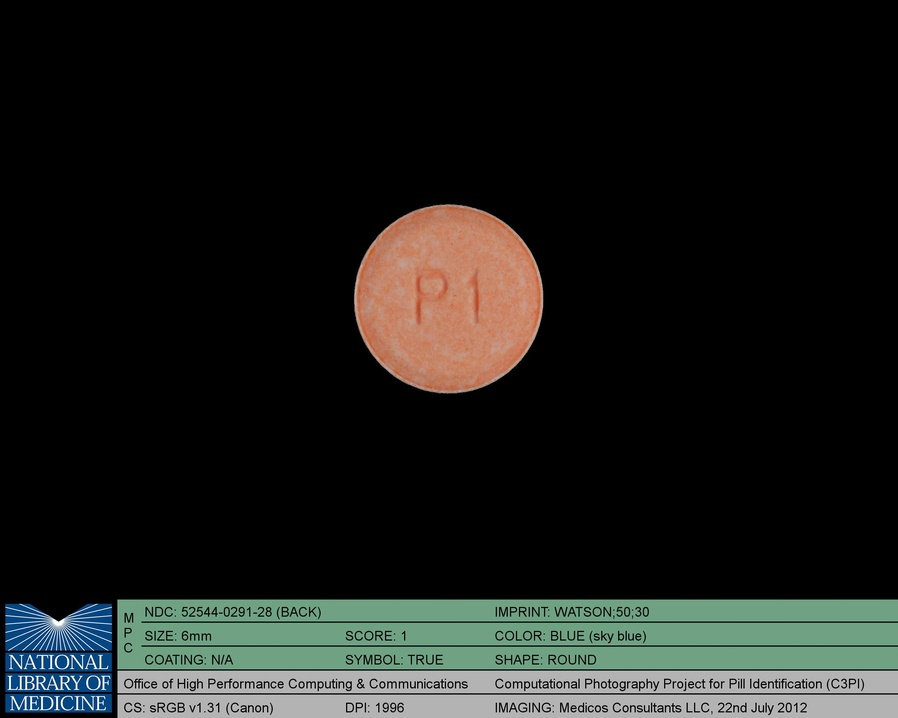
#> input picture dataset/train/images/100346_png.rf.787f8ee5221836c0d5bb952979370254.jpg, 898 x 718 px, shrunk from 2400 x 1920 before the run
$ python -i prepare_yolo_dataset.py   (imports and definitions only)
#> lines starting #> are read from the running program, lines starting #| are printed output that depends on the picture; after the words box and inside, x2 and y2 are one past the last pixel; in counts of white or black regions, pixels touching at a corner belong together
#> further down, picture is the input picture: shape (718, 898, 3); mean B, G, R 26.3, 29.1, 27.3
"""
prepare_yolo_dataset.py

Builds yolo_dataset/images and yolo_dataset/labels (train and val) from:
  - pillbox_production_images_full_202008.zip  -> class 0 "pill" (boxes estimated automatically)
  - val2017.zip (COCO)                          -> class 1 "not_pill" (empty label files)

Pill images are kept only if they match a row in the Pillbox CSV.
Both classes are sampled to the same count, then split TRAIN_FRACTION / (1 - TRAIN_FRACTION).

Run from the gullhacks folder:  python prepare_yolo_dataset.py
"""
import csv
import random
import zipfile
from collections import Counter
from pathlib import Path

import cv2
import numpy as np

# ---------------- settings ----------------
ROOT = Path(__file__).resolve().parent
PILL_ZIP = ROOT / "pillbox_production_images_full_202008.zip"
COCO_ZIP = ROOT / "val2017.zip"
CSV_PATH = ROOT / "Pillbox_-_Archived_Data_20261107.csv"
OUT = ROOT / "yolo_dataset"

# First run: leave as None. The script prints the CSV columns and exits.
# Then set it to the column whose values match the image filenames.
CSV_KEY_COLUMN = "splimage"

# "prefix": filename before the first "_" must match the CSV value
# "stem":   whole filename (without extension) must match the CSV value
MATCH_MODE = "prefix"

TRAIN_FRACTION = 0.8
SEED = 42
CLEAR_EXISTING = False       # True deletes old .jpg/.png/.txt in the output folders first
IMAGE_EXTS = (".jpg", ".jpeg", ".png")
PILL_CLASS = 0
NOT_PILL_CLASS = 1
# -----------------------------------------


# [15 lines left out: functions print_csv_columns, load_csv_keys, not called in this run]


def image_key(member_name):
    stem = Path(member_name).stem
    return stem.split("_")[0] if MATCH_MODE == "prefix" else stem


def is_image(member_name):
    return member_name.lower().endswith(IMAGE_EXTS) and "__MACOSX" not in member_name


def decode(data_bytes):
    return cv2.imdecode(np.frombuffer(data_bytes, np.uint8), cv2.IMREAD_COLOR)


def pill_label(img):
    """Estimate one YOLO box around the pill; fall back to the whole image."""
    h, w = img.shape[:2]
#> h = 718; w = 898
    gray = cv2.GaussianBlur(cv2.cvtColor(img, cv2.COLOR_BGR2GRAY), (5, 5), 0)
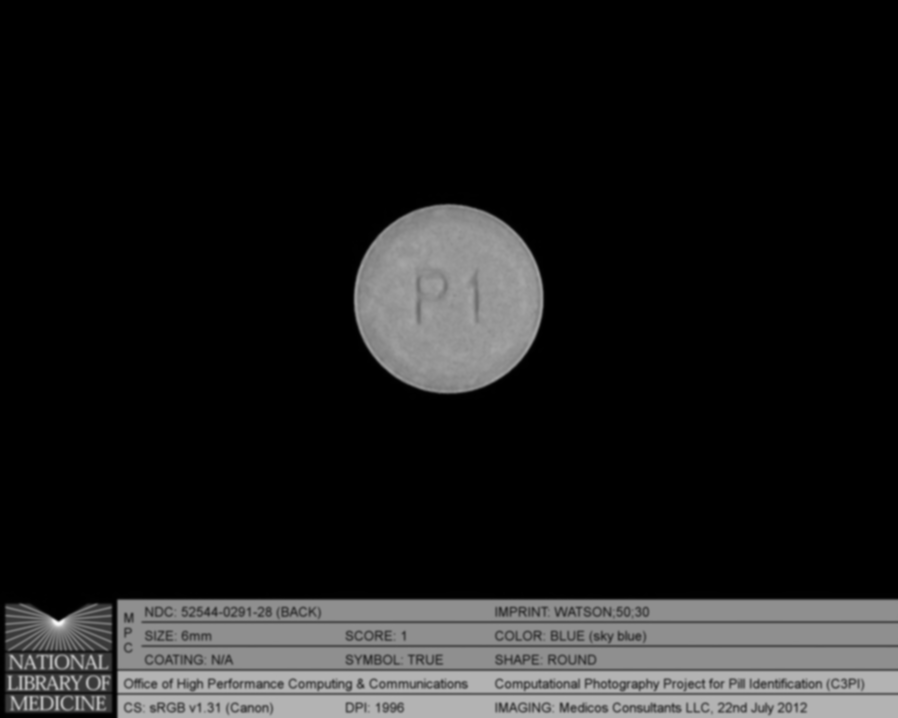
#> gray: shape (718, 898); min 0, max 248, mean 28.2
    # Assumes pills are darker than the background (inverted Otsu)
    _, mask = cv2.threshold(gray, 0, 255, cv2.THRESH_BINARY_INV + cv2.THRESH_OTSU)
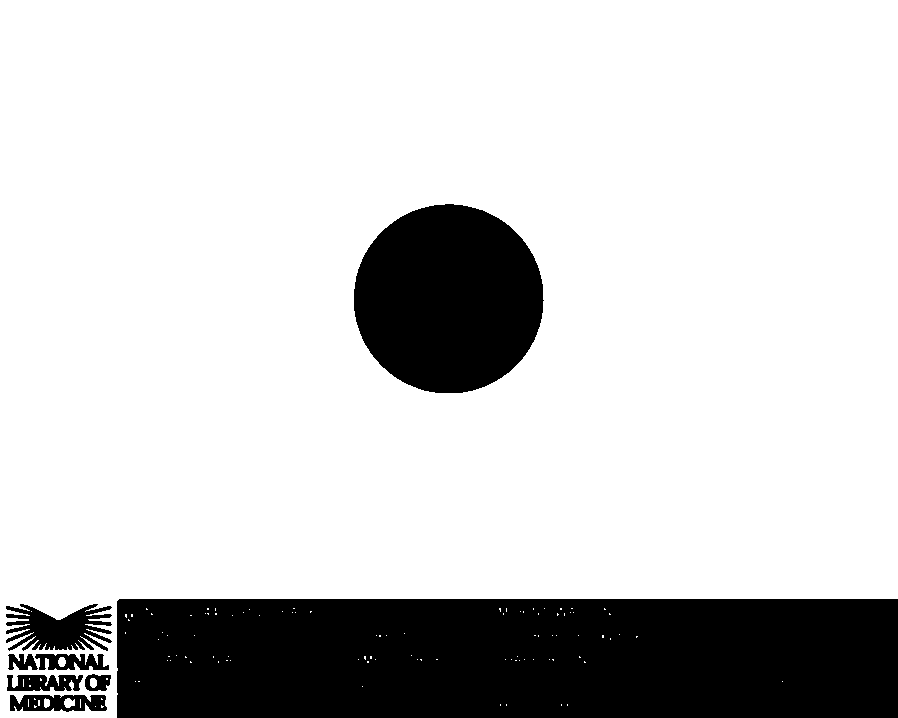
#> mask: shape (718, 898); 80.2% white; 8 black regions
    cnts, _ = cv2.findContours(mask, cv2.RETR_EXTERNAL, cv2.CHAIN_APPROX_SIMPLE)
#> cnts = 94 contours, 93 with area under 20; largest, box (x1, y1, x2, y2) and area: (0, 0, 898, 718) 550220
    x, y, bw, bh = 0, 0, w, h
#> x = 0; y = 0; bw = 898; bh = 718
    if cnts:
        c = max(cnts, key=cv2.contourArea)
#> c = contour of 15 points, box (x1, y1, x2, y2) (0, 0, 898, 718), area 550220
        area_frac = cv2.contourArea(c) / (w * h)
#> area_frac = 0.853
        if 0.005 < area_frac < 0.9:
            x, y, bw, bh = cv2.boundingRect(c)
    xc = (x + bw / 2) / w
#> xc = 0.5
    yc = (y + bh / 2) / h
#> yc = 0.5
    return f"{PILL_CLASS} {xc:.6f} {yc:.6f} {bw / w:.6f} {bh / h:.6f}\n"


# [91 lines left out: functions split, clear_outputs, main, not called in this run]


# [2 lines not run here, left out]

>>> import cv2
>>> picture = cv2.imread('dataset/train/images/100346_png.rf.787f8ee5221836c0d5bb952979370254.jpg')
>>> result = pill_label(picture)
